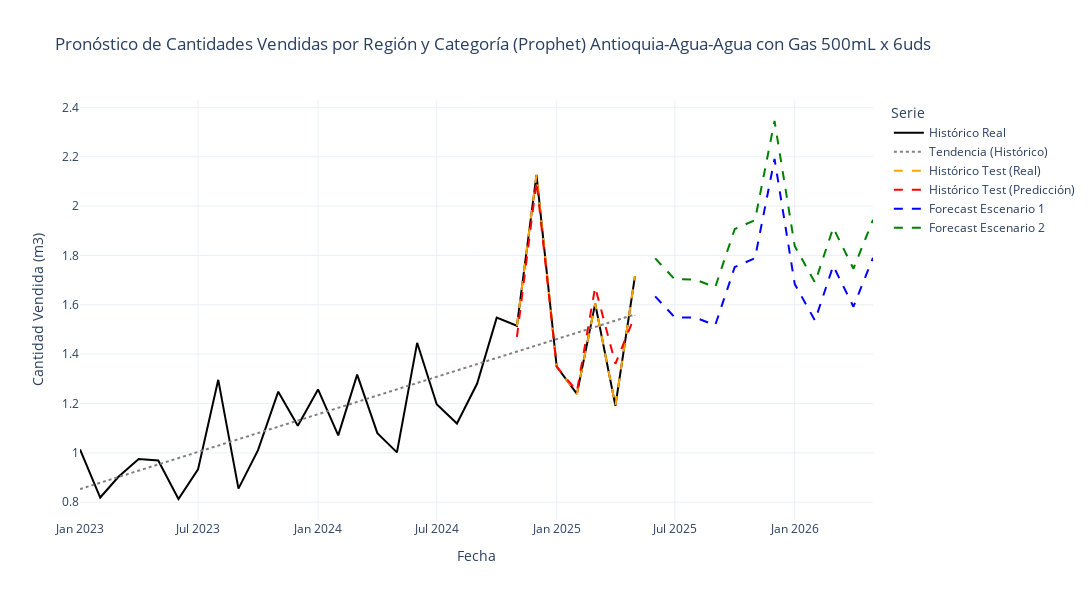

Notebook cell for this chart:
### Markdown cell above
## 7. Visualización de Resultados

### Code cell
import plotly.graph_objects as go
from sklearn.linear_model import LinearRegression

fig = go.Figure()

# 1. Histórico real completo
fig.add_trace(go.Scatter(
    x=df_hist['ds'],
    y=df_hist['y'],
    mode='lines',
    name='Histórico Real',
    line=dict(color='black')
))

# Línea de tendencia (regresión lineal sobre histórico)
X_trend = df_hist['ds'].map(lambda x: x.toordinal()).values.reshape(-1, 1)
y_trend = df_hist['y'].values
reg = LinearRegression().fit(X_trend, y_trend)
y_trend_pred = reg.predict(X_trend)
fig.add_trace(go.Scatter(
    x=df_hist['ds'],
    y=y_trend_pred,
    mode='lines',
    name='Tendencia (Histórico)',
    line=dict(color='gray', dash='dot')
))

# 2. Test real (últimos n_test meses)
fig.add_trace(go.Scatter(
    x=df_hist['ds'].tail(n_test),
    y=y_true,
    mode='lines',
    name='Histórico Test (Real)',
    line=dict(color='orange', dash='dash')
))

# 3. Predicción test (últimos n_test meses)
fig.add_trace(go.Scatter(
    x=df_hist['ds'].tail(n_test),
    y=y_pred,
    mode='lines',
    name='Histórico Test (Predicción)',
    line=dict(color='red', dash='dash')
))

# 4. Forecast Escenario 1
fig.add_trace(go.Scatter(
    x=df_fcst1['ds'],
    y=df_fcst1['CANTIDAD_VENDIDA_PRED'],
    mode='lines',
    name='Forecast Escenario 1',
    line=dict(color='blue', dash='dash')
))

# 5. Forecast Escenario 2
fig.add_trace(go.Scatter(
    x=df_fcst2['ds'],
    y=df_fcst2['CANTIDAD_VENDIDA_PRED'],
    mode='lines',
    name='Forecast Escenario 2',
    line=dict(color='green', dash='dash')
))

fig.update_layout(
    title=f'Pronóstico de Cantidades Vendidas por Región y Categoría (Prophet)\n{producto}',
    xaxis_title='Fecha',
    yaxis_title='Cantidad Vendida (m3)',
    legend_title='Serie',
    template='plotly_white',
    width=1200,
    height=600
)
fig.show()
